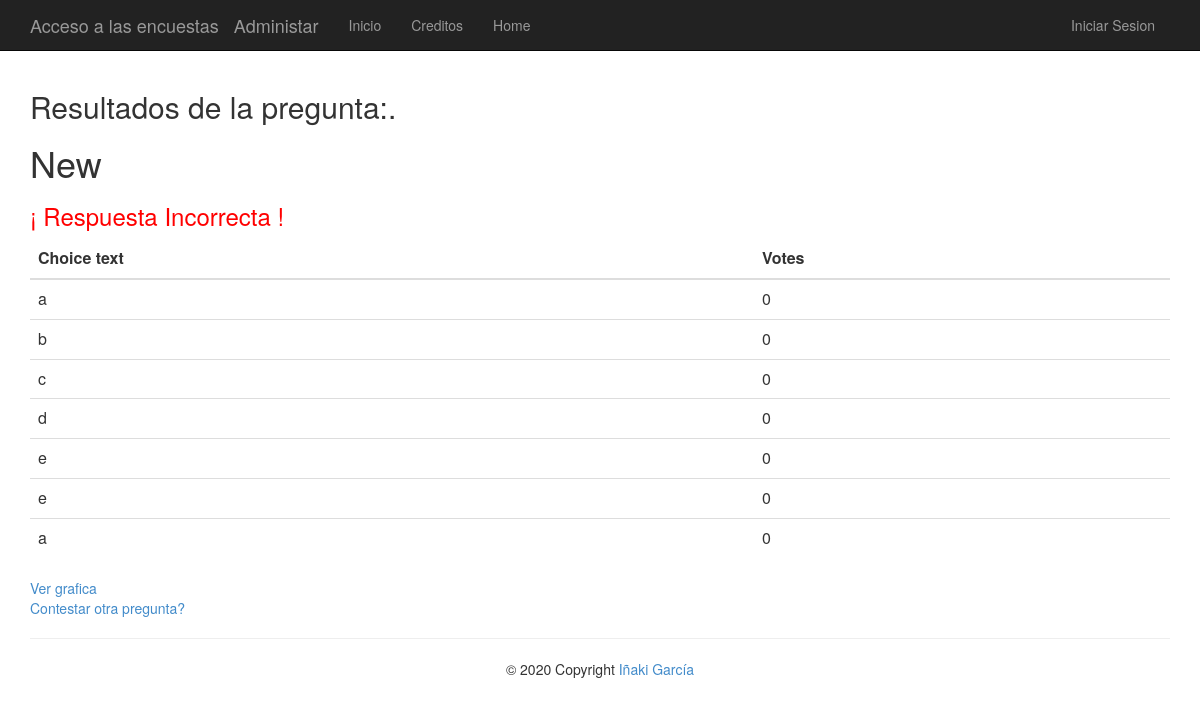
/12/12/results/, run on the app's committed database.
### app/models.py (models this page shows)
class Question(models.Model):
    question_text = models.CharField(max_length=200)
    pub_date = models.DateTimeField('date published')
    category = models.CharField(max_length = 200, default="No category")

class Choice(models.Model):
    question = models.ForeignKey(Question, on_delete=models.CASCADE,)
    choice_text = models.CharField(max_length=200)
    votes = models.IntegerField(default=0)
    correct = models.BooleanField(default = False)

### app/views.py (the view)
# urls.py: url(r'^(?P<question_id>\d+)/(?P<choice_id>\d+)/results/$', app.views.results, name='results'),
def results(request, question_id, choice_id):
    question = get_object_or_404(Question, pk=question_id)
    choice= get_object_or_404(Choice, pk=choice_id)
    return render(request, 'polls/results.html', {'title':'Resultados de la pregunta:','question': question , 'choice':choice})

### app/templates/polls/results.html (shortened to what this page needs)
﻿﻿{% extends "app/layout.html" %}
{% block content %}
<h2>{{ title }}.</h2>
<h1>{{ question.question_text }}</h1>
{% if not request.user.is_authenticated %}
    {% if choice.correct %}
        <h3 style="color: green">¡ Respuesta Correcta !</h3>
    {% else %}
        <h3 style="color: red">¡ Respuesta Incorrecta !</h3>
    {% endif %}
{% endif %}
    <table class="table">
        <thead>
            <th scope="col">Choice text</th>
            <th scope="col">Votes</th>
        </thead>
        <tbody>
        {% for choice in question.choice_set.all %}
        <tr>
            <td>{{ choice.choice_text }}</td>
            <td>{{ choice.votes }}</td>
        </tr>
        {% endfor %}
        </tbody>
    </table>
<a href="{% url 'chart' question.id %}"> Ver grafica</a><br />
<a href="{% url 'index' %}">Contestar otra pregunta?</a>
{% endblock %}

### app/static/app/content/site.css (style rules this page uses)
body { padding-top: 50px; padding-bottom: 20px; }

### data on the page
Question: question_text "New"
Choice: choice_text "a", votes "0"
Choice: choice_text "b", votes "0"
Choice: choice_text "c", votes "0"
Choice: choice_text "d", votes "0"
Choice: choice_text "e", votes "0"
Choice: choice_text "e", votes "0"
Choice: choice_text "a", votes "0"

### other printed values
{{ title }} "Resultados de la pregunta:"
